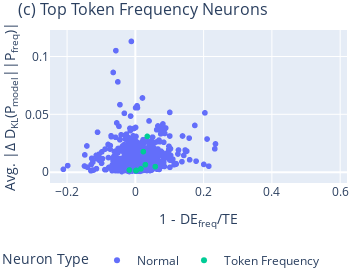

Here is the notebook cell this chart was saved with:
### Code cell
model_name = 'pythia'
# load data and unigram_neuron dict
final_df = load_result(
    model_name,
    data_range_end = 500

    )


unigram_neurons_dict = select_top_token_frequency_neurons(
        final_df, 
        unigram_kl_threshold=0.05, 
        unigram_mediation_threshold=0.2, 
        top_n=10
    )

agg_results = aggregate_result(final_df,unigram_neurons_dict)


# plot the figure  
fig = plot_top_token_frequency_neurons(
        agg_results, 
        unigram_neurons_dict[model_name], 
        model_name
    )
fig.show()

### Figure 1 — Plotly figure (JSON) as saved in the notebook; plotly's stock layout.template omitted (floating-point values rounded to 4 significant figures; data arrays with more than 128 entries replaced by an {"elided": "..."} marker saying what was removed)
{"data": [{"customdata": {"elided": "2040x1 str values"}, "hovertemplate": "Neuron Type=Normal<br>1-abs_delta_loss_with_frozen_unigram/abs_delta_loss=%{x}<br>abs_kl_from_unigram_diff=%{y}<br>component_name=%{customdata[0]}<extra></extra>", "legendgroup": "Normal", "marker": {"color": "#636EFA", "symbol": "circle"}, "mode": "markers", "name": "Normal", "showlegend": true, "type": "scattergl", "x": {"elided": "2040 float values"}, "xaxis": "x", "y": {"elided": "2040 float values"}, "yaxis": "y"}, {"customdata": [["5.107"], ["5.1141"], ["5.1294"], ["5.1346"], ["5.1385"], ["5.184"], ["5.1934"], ["5.898"]], "hovertemplate": "Neuron Type=Token Frequency<br>1-abs_delta_loss_with_frozen_unigram/abs_delta_loss=%{x}<br>abs_kl_from_unigram_diff=%{y}<br>component_name=%{customdata[0]}<extra></extra>", "legendgroup": "Token Frequency", "marker": {"color": "#00CC96", "symbol": "circle"}, "mode": "markers", "name": "Token Frequency", "showlegend": true, "type": "scattergl", "x": [0.001626, 0.035, 0.02941, 0.0163, 0.05842, 0.02335, 0.00264, -0.01737], "xaxis": "x", "y": [0.001324, 0.03093, 0.006461, 0.002835, 0.00476, 0.01773, 0.00146, 0.001849], "yaxis": "y"}, {"mode": "text", "showlegend": false, "text": "1385", "textfont": {"color": "#00CC96"}, "textposition": "bottom left", "type": "scatter", "x": [], "y": []}, {"mode": "text", "showlegend": false, "text": "107", "textfont": {"color": "#00CC96"}, "textposition": "bottom left", "type": "scatter", "x": [], "y": []}, {"mode": "text", "showlegend": false, "text": "184", "textfont": {"color": "#00CC96"}, "textposition": "bottom left", "type": "scatter", "x": [], "y": []}, {"mode": "text", "showlegend": false, "text": "898", "textfont": {"color": "#00CC96"}, "textposition": "bottom left", "type": "scatter", "x": [], "y": []}, {"mode": "text", "showlegend": false, "text": "1934", "textfont": {"color": "#00CC96"}, "textposition": "bottom left", "type": "scatter", "x": [], "y": []}, {"mode": "text", "showlegend": false, "text": "1934", "textfont": {"color": "#00CC96"}, "textposition": "bottom left", "type": "scatter", "x": [], "y": []}, {"mode": "text", "showlegend": false, "text": "1294", "textfont": {"color": "#00CC96"}, "textposition": "bottom left", "type": "scatter", "x": [], "y": []}, {"mode": "text", "showlegend": false, "text": "1346", "textfont": {"color": "#00CC96"}, "textposition": "bottom left", "type": "scatter", "x": [], "y": []}, {"mode": "text", "showlegend": false, "text": "1141", "textfont": {"color": "#00CC96"}, "textposition": "bottom left", "type": "scatter", "x": [], "y": []}, {"mode": "text", "showlegend": false, "text": "1141", "textfont": {"color": "#00CC96"}, "textposition": "bottom left", "type": "scatter", "x": [], "y": []}], "layout": {"height": 275, "legend": {"orientation": "h", "title": {"text": "Neuron Type"}, "tracegroupgap": 0, "x": 0.9, "xanchor": "right", "y": -0.6, "yanchor": "bottom"}, "margin": {"b": 0, "l": 0, "r": 3, "t": 30}, "title": {"font": {"size": 16}, "text": "(c) Top Token Frequency Neurons"}, "width": 350, "xaxis": {"anchor": "y", "domain": [0, 1], "range": [-0.25, 0.62], "title": {"text": "1 - DE<sub>freq</sub>/TE"}}, "yaxis": {"anchor": "x", "domain": [0, 1], "title": {"text": "Avg. |Δ D<sub>KL</sub>(P<sub>model</sub>||P<sub>freq</sub>)|"}}}}
